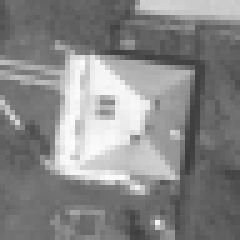
#> input picture lab8_Fourier_Mellin/obrazy_Mellin/wzor.pgm, 48 x 48 px (shown 5 times larger)
$ python zad1_korelacja.py
#> lines starting #> are read from the running program, lines starting #| are printed output that depends on the picture
import cv2 as cv
import numpy as np
import matplotlib.pyplot as plt
import os

wz = cv.imread('obrazy_Mellin/wzor.pgm')
#> wz is the input picture: shape (48, 48, 3); min 59, max 252, mean 135.1
wz = cv.cvtColor(wz, cv.COLOR_BGR2GRAY)
#> wz: shape (48, 48)

dom = cv.imread('obrazy_Mellin/domek_r0.pgm')
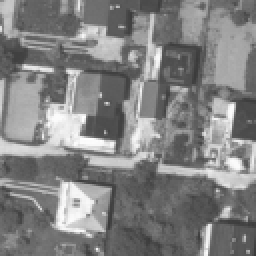
#> input picture lab8_Fourier_Mellin/obrazy_Mellin/domek_r0.pgm, 128 x 128 px (shown 2 times larger)
#> dom is the input picture: shape (128, 128, 3); min 57, max 255, mean 129.7
dom = cv.cvtColor(dom, cv.COLOR_BGR2GRAY)
#> dom: shape (128, 128)

tmp = np.zeros(dom.shape)
tmp[0:48, 0:48] = wz
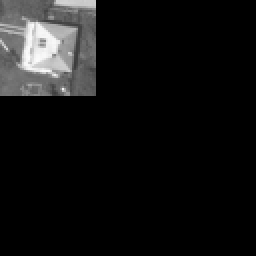
#> tmp: shape (128, 128) float64 (shown 2 times larger); min 0, max 252, mean 19

fft1 = np.fft.fft2(dom)
fft2 = np.fft.fft2(tmp)

ccor = np.fft.ifft2(fft1*np.conj(fft2))
R = (np.conj(fft2)*fft1)/np.abs((np.conj(fft2)*fft1))
ccor2 = np.fft.ifft2(R)
y, x = np.unravel_index(np.argmax(np.abs(ccor)), ccor.shape)
#> y = 34; x = 0
y2,x2 =np.unravel_index(np.argmax(np.abs(ccor2)), ccor2.shape)
#> y2 = 80; x2 = 17
print(x,y)
#| 0 34
print(x2,y2)
#| 17 80

macierz_translacji = np.float32([[1,0,x2],[0,1,y2]])  # gdzie dx, dy -wektor przesuniecia
#> macierz_translacji = [[1, 0, 17], [0, 1, 80]]
obraz_przesuniety = cv.warpAffine(tmp, macierz_translacji,(tmp.shape[1], tmp.shape[0]))
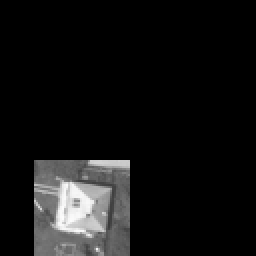
#> obraz_przesuniety: shape (128, 128) float64 (shown 2 times larger); min 0, max 252, mean 19


plt.imshow(tmp,'gray')
plt.figure()
plt.imshow(dom,'gray')
plt.figure()
plt.imshow(np.abs(ccor),'gray')
plt.figure()
plt.imshow(obraz_przesuniety,'gray')
plt.show()
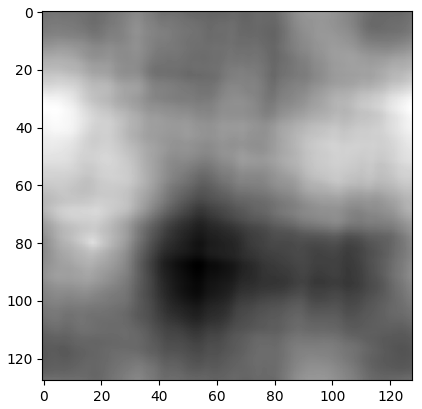
#> figure drawn by matplotlib, 1 panel
